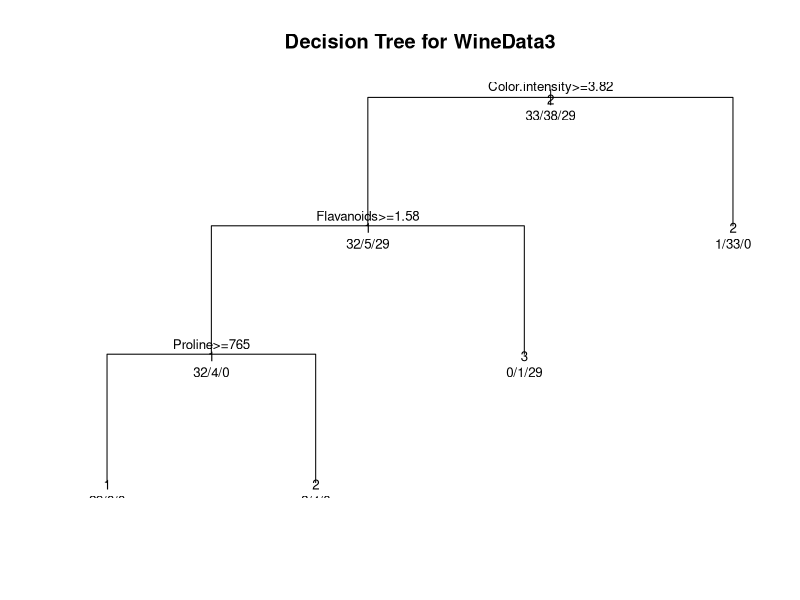
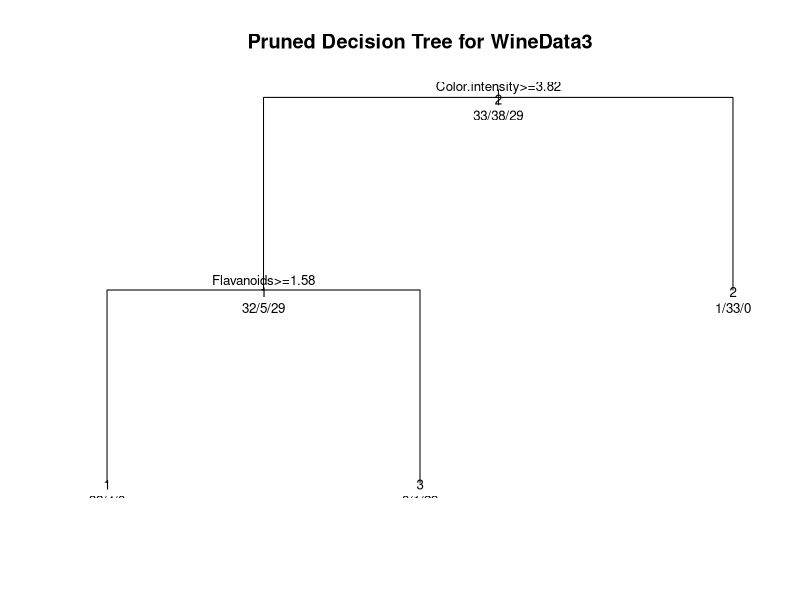
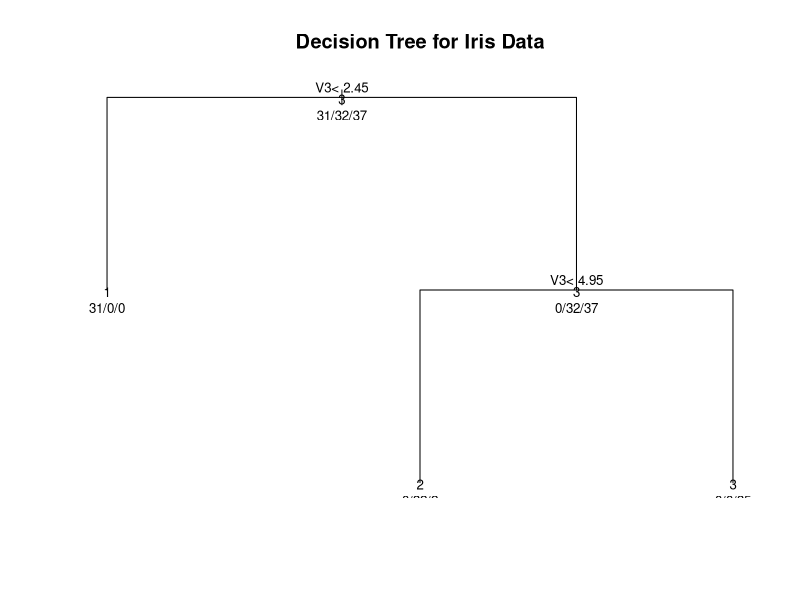
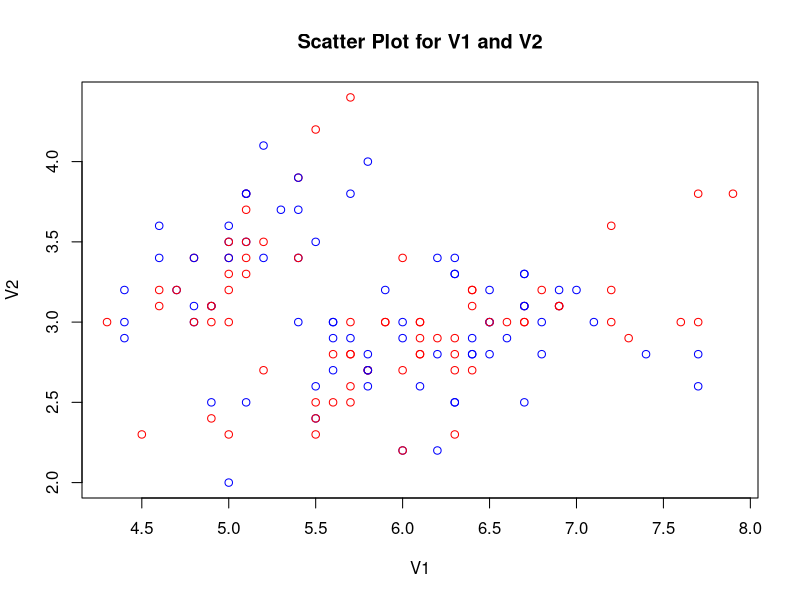
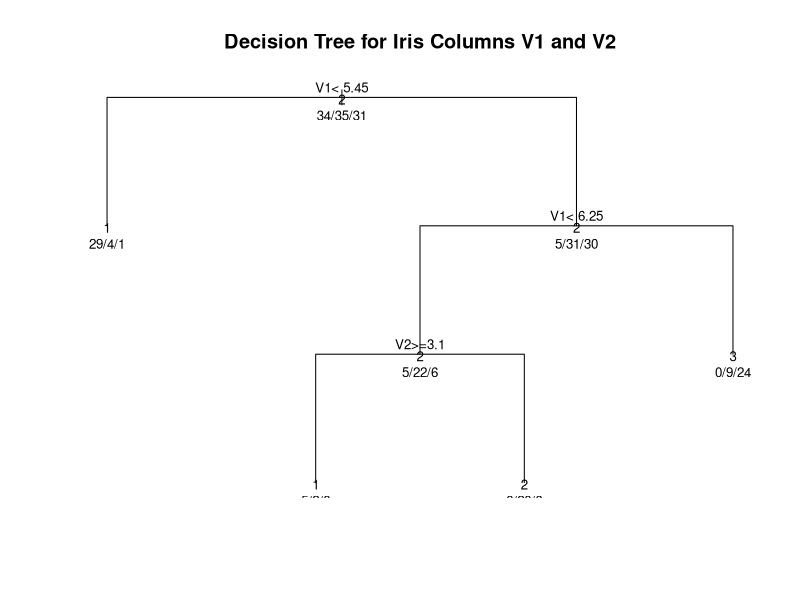

Write R code to recreate these figures, in order.
setwd("/Users/diogocosta/Work/computer-science/cs3002/cs3002-laboratory-three")

accuracy = function(test, pred) {
  n = length(test) #the number of test cases
  ncorrect = sum(pred==test) #the number of correctly predicted
  accuracy=ncorrect/n
  
  return (accuracy)
}

confusion_matrix = function(test, pred) {
  return (table(test, pred))
}

winedata = read.csv('winedata3.csv', sep=",")
wineclass = winedata[,1]
winevalues = winedata[,-1]

#set up a training set
wineclassTrain = wineclass[1:100]
winevaluesTrain = winevalues[1:100,]

#and testset
wineclassTest = wineclass[100:178]
winevaluesTest = winevalues[100:178,]

library(rpart)
fit = rpart(wineclassTrain~., method="class", data=winevaluesTrain)

plot(fit, uniform=TRUE, main="Decision Tree for WineData3")
text(fit, use.n=TRUE, all=TRUE, cex=.8)

treepred = predict(fit, winevaluesTest, type = 'class')
print(accuracy(wineclassTest, treepred))
print(confusion_matrix(wineclassTest, treepred))

pfit = prune(fit, cp=0.1)
plot(pfit, uniform=TRUE, main="Pruned Decision Tree for WineData3")
text(pfit, use.n=TRUE, all=TRUE, cex=.8)

library(class)

knn3pred = knn(winevaluesTrain, winevaluesTest, wineclassTrain, k=3)
print(accuracy(wineclassTest, knn3pred))
print(confusion_matrix(wineclassTest, knn3pred))

# ASSESSED EXERCISE
raw_data = read.csv('iris.csv', sep=",", header = FALSE)
class_data = read.csv('iris_real.csv', sep=",", header = FALSE)

split = sample(150, 100)

x_train = raw_data[split,]
x_test = raw_data[-split,]

y_train = class_data[split,]
y_test = class_data[-split,]

fit = rpart(y_train~., method="class", data=x_train)
fit = prune(fit, cp=0.01)
plot(fit, uniform=TRUE, main="Decision Tree for Iris Data")
text(fit, use.n=TRUE, all=TRUE, cex=.8)

treepred <-predict(fit, x_test, type = 'class')
print(accuracy(y_test, treepred))
print(confusion_matrix(y_test, treepred))

two_raw = raw_data[, c('V1', 'V2')]
plot(two_raw[, c('V1')], two_raw[, c('V2')], col = c("blue","red"), main='Scatter Plot for V1 and V2', xlab = 'V1', ylab = 'V2')

two_raw_sample = sample(150, 100)

two_raw_x_train = two_raw[two_raw_sample,]
two_raw_x_test = two_raw[-two_raw_sample,]

two_classes_y_train = class_data[two_raw_sample,]
two_classes_y_test = class_data[-two_raw_sample,]

fit = rpart(two_classes_y_train~., method="class", data=two_raw_x_train)
plot(fit, uniform=TRUE, main="Decision Tree for Iris Columns V1 and V2")
text(fit, use.n=TRUE, all=TRUE, cex=.8)

treepred <-predict(fit, two_raw_x_test, type = 'class')
print(accuracy(two_classes_y_test, treepred))
print(confusion_matrix(two_classes_y_test, treepred))

kmeans <- c(3, 5, 7, 9)
for (i in kmeans) {
  knn3pred = knn(two_raw_x_train, two_raw_x_test, two_classes_y_train, k=i)
  print(paste("KMeans:", i, accuracy(two_classes_y_test, knn3pred)))
  print(confusion_matrix(two_classes_y_test, knn3pred))
}
